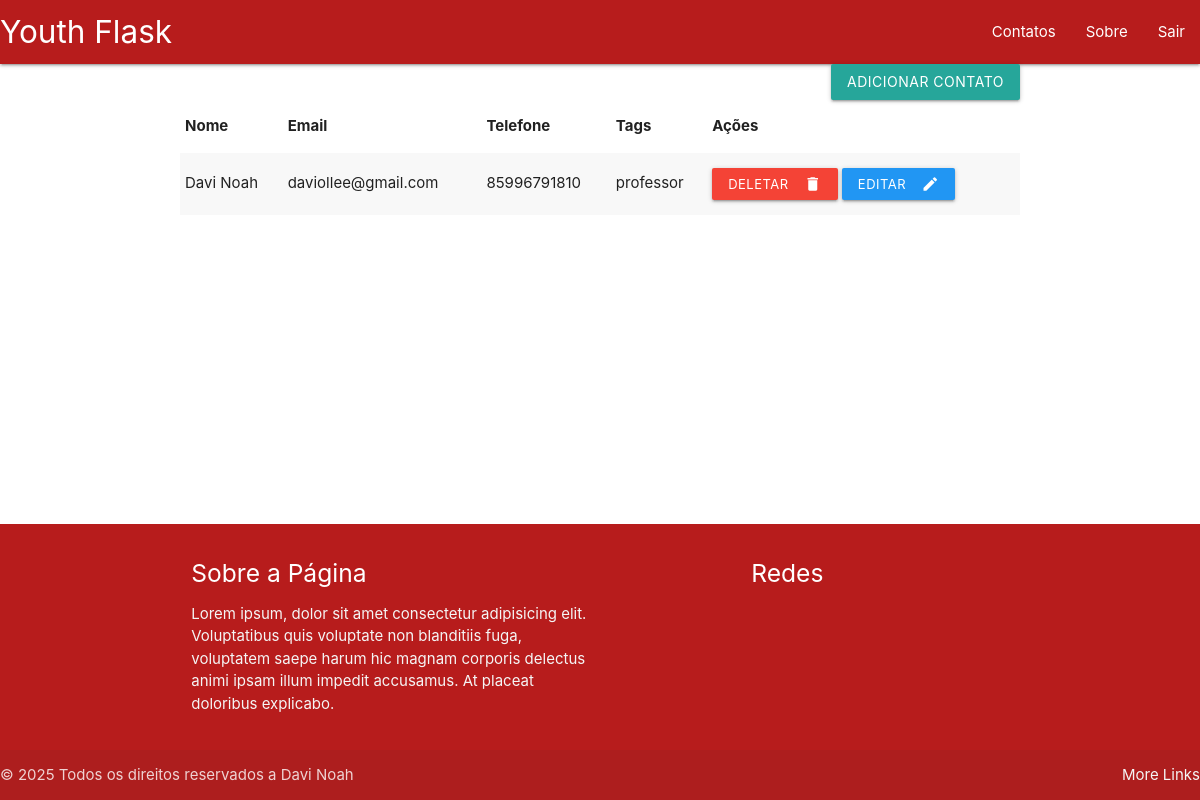
The page / (signed in) on the database as committed earlier.
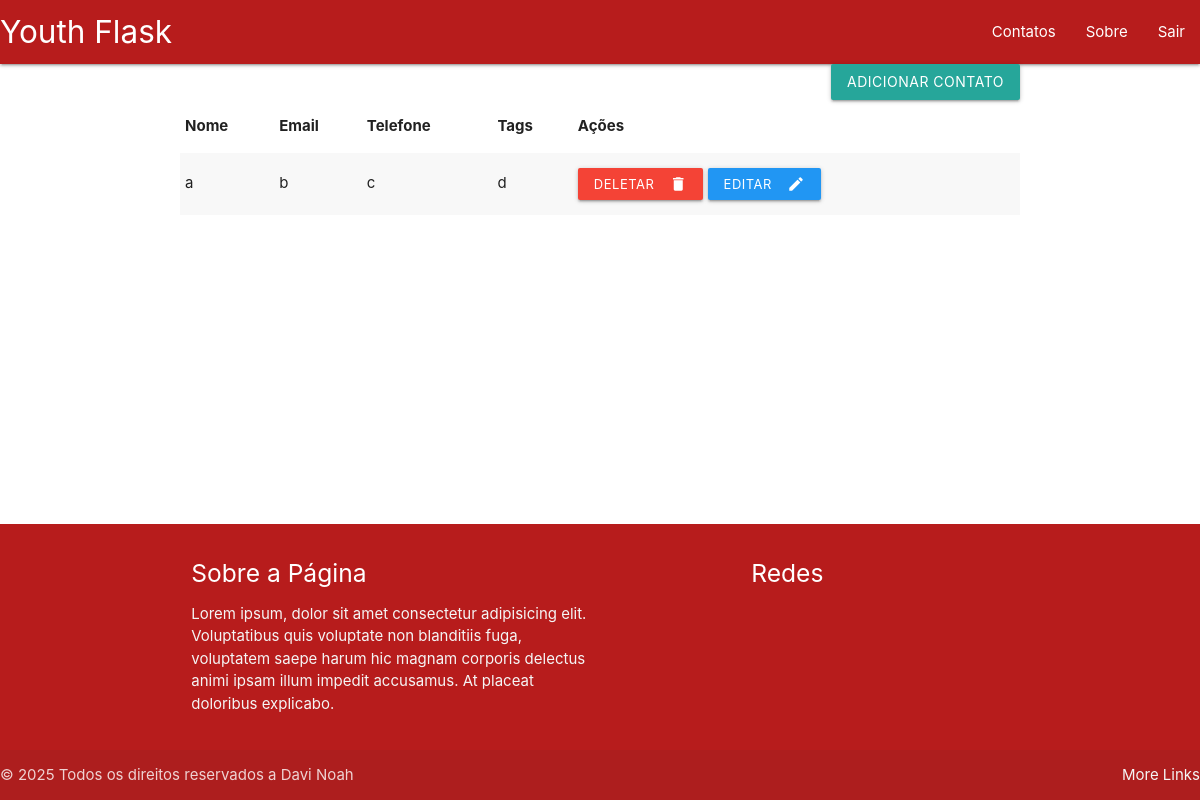
The same page on the database as committed later.
### database.py (models this page shows)
class Contato(Base):
    __tablename__ = 'contatos'
    id = Column(Integer, primary_key=True)
    nome = Column(String(100), nullable=False)
    email = Column(String(100), unique=True, nullable=False)
    telefone = Column(String(15), nullable=False)
    tags = Column(String(100), nullable=False)
    user_id = Column(Integer, ForeignKey('users.id'))
    user = relationship('User', back_populates='contatos')

### app.py (the view)
@app.route('/')
def home():
    if 'user_id' not in flask_session:
        return redirect('/login')
    user_id = flask_session['user_id']
    contatos = session.query(Contato).filter_by(user_id=user_id).all()
    return render_template('home.html', contatos=contatos)

### templates/home.html (shortened to what this page needs)
{% extends 'base.html' %}
{% block nav %}
<ul id="nav-mobile" class="right hide-on-med-and-down">
    <li><a href="sass.html">Contatos</a></li>
    <li><a href="badges.html">Sobre</a></li>
    <li><a href="collapsible.html">Sair</a></li>
  </ul>
{% endblock %}
{% block content %}
  <a class="waves-effect waves-light btn modal-trigger right" href="#modal1">Adicionar Contato</a>
<table class="striped">
    <thead>
        <th>Nome</th>
        <th>Email</th>
        <th>Telefone</th>
        <th>Tags</th>
        <th>Ações</th>
    </thead>
    <tbody>
        {% for contato in contatos %}
        <tr>
            <td>{{ contato.nome }}</td>
            <td>{{ contato.email }}</td>
            <td>{{ contato.telefone }}</td>
            <td>{{ contato.tags }}</td>
            <td>
                {% from 'buttons.html' import buttons %}
                {{ buttons(contato) }}
            </td>
        </tr>
        {% endfor %}
    </tbody>
</table>
{% endblock %}

### templates/base.html (shortened to what this page needs)
<!DOCTYPE html>
<html lang="en">
<head>
    <link rel="stylesheet" href="https://cdnjs.cloudflare.com/ajax/libs/materialize/1.0.0/css/materialize.min.css">
    <link rel="stylesheet" href="/static/style.css">
</head>
<body>
    <nav>
        <div class="nav-wrapper red darken-4">
          <a href="#" class="brand-logo">Youth Flask</a>
          {% block nav%}{% endblock %}
        </div>
      </nav>
    <div class="container">
        {% block content %}{% endblock %}
    </div>
    <footer class="page-footer red darken-4">
        <div class="container">
          <div class="row">
            <div class="col l6 s12">
              <h5 class="white-text">Sobre a Página</h5>
              <p class="grey-text text-lighten-4">Lorem ipsum, dolor sit amet consectetur adipisicing elit. Voluptatibus quis voluptate non blanditiis fuga, voluptatem saepe harum hic magnam corporis delectus animi ipsam illum impedit accusamus. At placeat doloribus explicabo.</p>
            </div>
            <div class="col l4 offset-l2 s12">
              <h5 class="white-text">Redes</h5>
              <ul>
                <li><a class="grey-text text-lighten-3" href="#!"><img src="/static/Instagram_icon.png.webp" alt=""></a></li>
                <li><a class="grey-text text-lighten-3" href="#!"><img src="/static/Facebook_f_logo_(2019).png" alt=""></a></li>
                <li><a class="grey-text text-lighten-3" href="#!"><img src="/static/Wpp_logo.png" alt=""></a></li>
              </ul>
            </div>
          </div>
        </div>
        <div class="footer-copyright">
          <div class="container">
          © 2025 Todos os direitos reservados a Davi Noah
          <a class="grey-text text-lighten-4 right" href="#!">More Links</a>
          </div>
        </div>
      </footer>
</body>
</html>

### templates/buttons.html (shortened to what this page needs)
{% macro buttons(contato) %}
<form action="/deletar_contato" method="post" style="display:inline;">
    <button class="waves-effect waves-light btn-small red" type="submit">
        <i class="material-icons right">delete</i>Deletar
    </button>
</form>
<a href="#edit-modal-{{ contato.email }}" class="waves-effect waves-light btn-small blue modal-trigger">
    <i class="material-icons right">edit</i>Editar
</a>
{% endmacro %}

### static/style.css (style rules this page uses)
body { display: flex; min-height: 100vh; flex-direction: column; }
.container { flex: 1 0 auto; }

Rows that differ between the two databases and show on the page:
changed Contato: nome "Davi Noah" → "a"; email "daviollee@gmail.com" → "b"; telefone "85996791810" → "c"; tags "professor" → "d"
